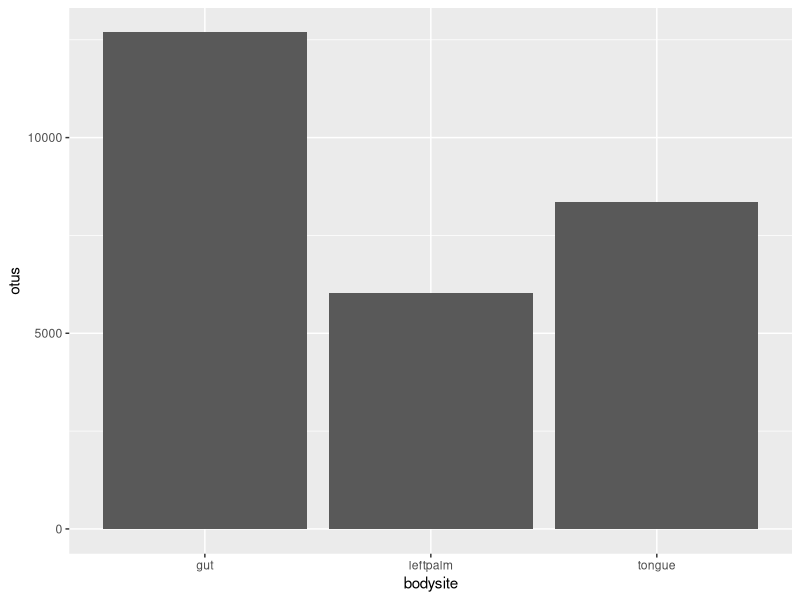
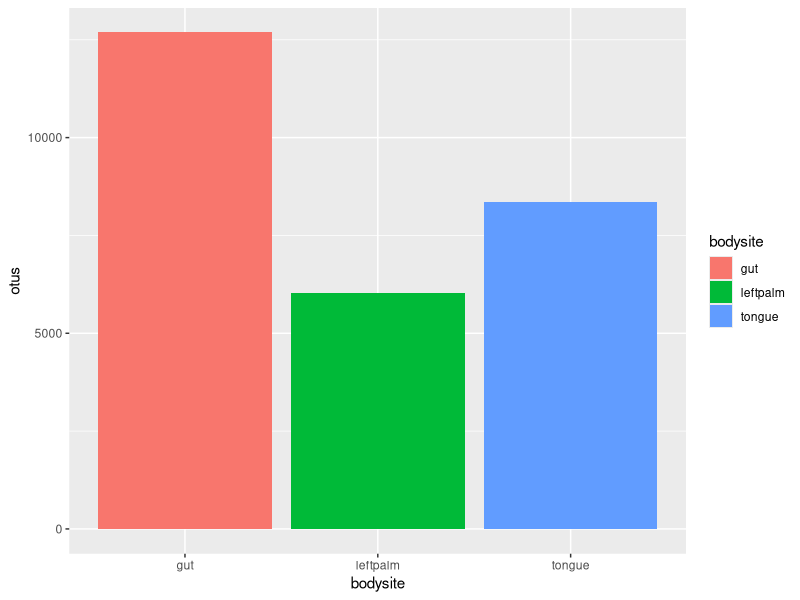
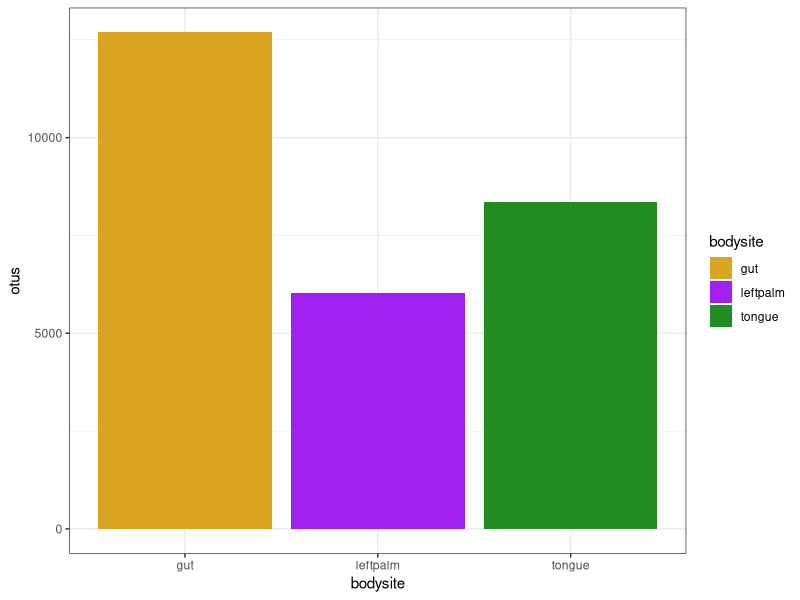
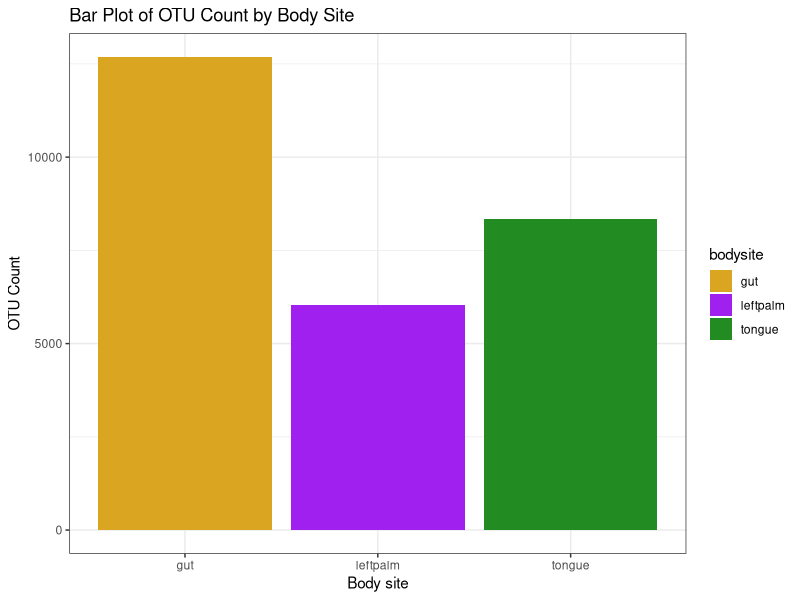
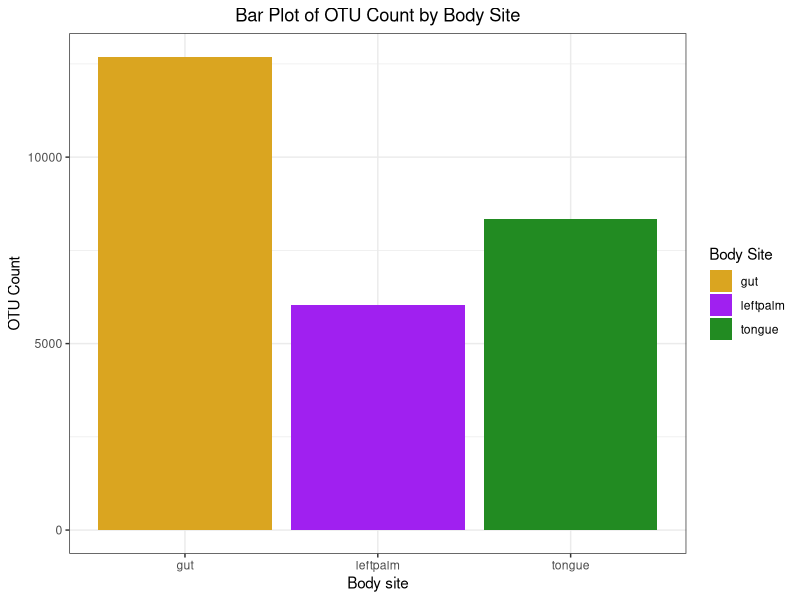
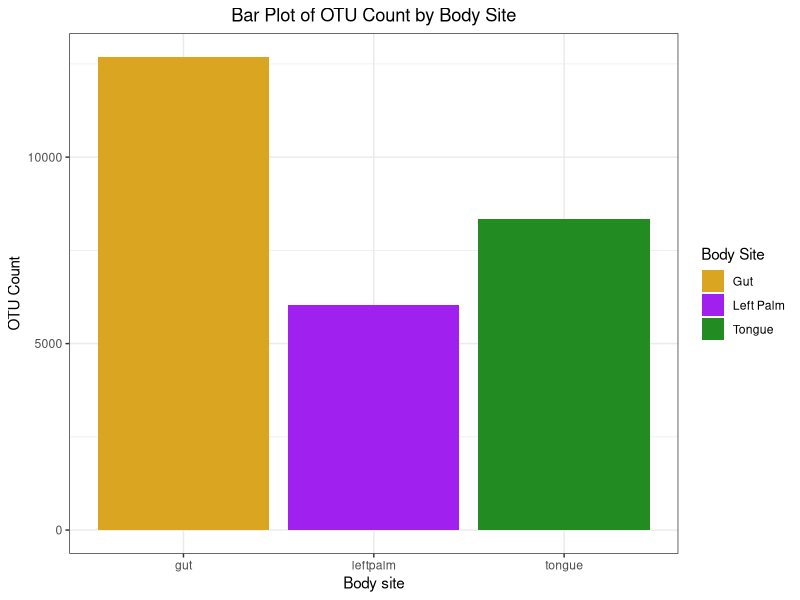
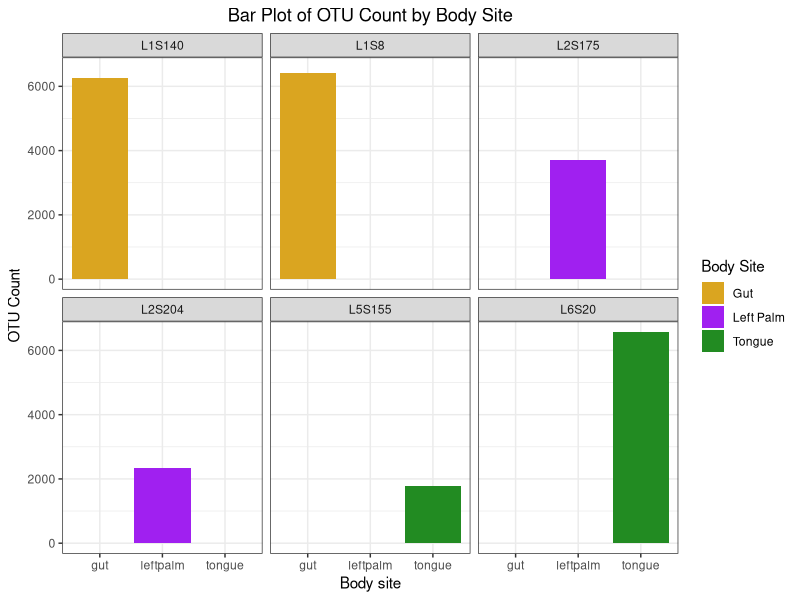
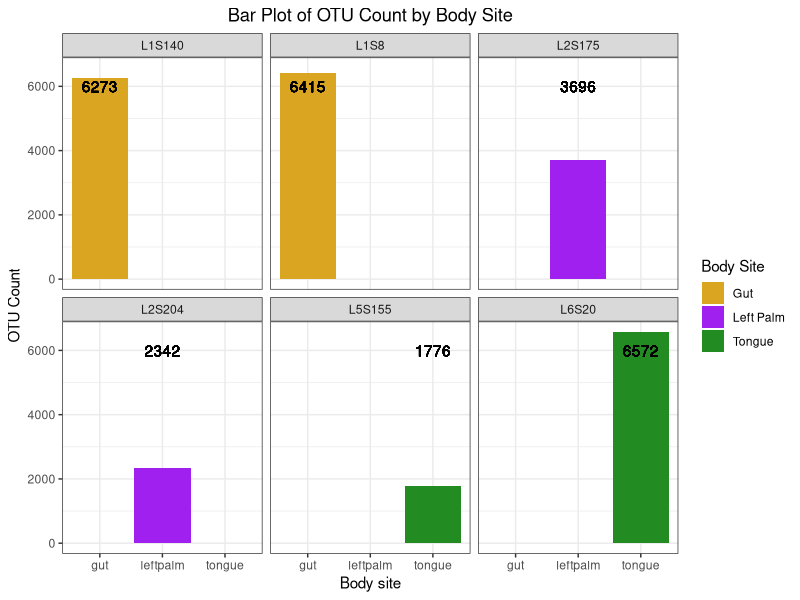

Reproduce these figures in R, in order.
## ---- chunk 1
knitr::opts_chunk$set(echo = TRUE, warning = FALSE, message = FALSE)

library(tidyverse)
## ---- chunk 2
#read in data
samples <- read.csv("../data/viz_cleansamples1.csv")
#check out data structure
str(samples)

## ---- chunk 3
tapply(samples$otus, samples$bodysite, summary)
tapply(samples$otus, samples$bodysite, sum)
tapply(samples$otus, samples$sampleid, sum)
## ---- chunk 4
samples <- samples %>%
    group_by(sampleid) %>%
    mutate(sumtot = sum(otus, na.rm=TRUE))
head(samples)
## ---- chunk 5
#create base bar plot we will add to
ggplot(data=samples, aes(x=bodysite, y=otus)) +
    geom_bar(stat="identity")

#save this base plot as p1, we will add things to p1 (this will save a bit of typing)
p1 <- ggplot(data=samples, aes(x=bodysite, y=otus, fill=bodysite)) +
    geom_bar(stat="identity")
#what does p1 look like? Call the object p1
p1

#add black and white background them & change colors to goldenrod, purple, forestgreen
p1 + theme_bw() +
    scale_fill_manual(values = c("goldenrod", "purple", "forestgreen"))

#change x, y labels and add informative title to plot
p1 + theme_bw() +
    scale_fill_manual(values = c("goldenrod", "purple", "forestgreen")) +
    ylab("OTU Count") + 
    xlab("Body site") +
    ggtitle("Bar Plot of OTU Count by Body Site")

#center plot title and change legend title
p1 + theme_bw() +
    scale_fill_manual(values = c("goldenrod", "purple", "forestgreen")) +
    ylab("OTU Count") + 
    xlab("Body site") +
    ggtitle("Bar Plot of OTU Count by Body Site") +
    theme(plot.title = element_text(hjust = 0.5)) +
    labs(fill = "Body Site")

#Change legend labels to be capitalized, separate "leftpalm" into 2 words
p1 + theme_bw() +
    scale_fill_manual(name = "Body Site",
                        labels = c("Gut", "Left Palm", "Tongue"),
                      values = c("goldenrod", "purple", "forestgreen")) +
    ylab("OTU Count") + 
    xlab("Body site") +
    ggtitle("Bar Plot of OTU Count by Body Site") +
    theme(plot.title = element_text(hjust = 0.5))

#facet by sampleid (create a multi-panel plot)
p1 + theme_bw() +
    scale_fill_manual(name = "Body Site",
                        labels = c("Gut", "Left Palm", "Tongue"),
                      values = c("goldenrod", "purple", "forestgreen")) +
    ylab("OTU Count") + 
    xlab("Body site") +
    ggtitle("Bar Plot of OTU Count by Body Site") +
    theme(plot.title = element_text(hjust = 0.5)) +
    facet_wrap(.~sampleid)


#add text to each panel
p1 + theme_bw() + 
    scale_fill_manual(name = "Body Site",
                        labels = c("Gut", "Left Palm", "Tongue"),
                      values = c("goldenrod", "purple", "forestgreen")) +
    ylab("OTU Count") + 
    xlab("Body site") +
    ggtitle("Bar Plot of OTU Count by Body Site") +
    theme(plot.title = element_text(hjust = 0.5)) +
    geom_text(aes(label=sumtot), y=6000) +
    facet_wrap(.~sampleid) 

#save my visualization
ggsave("myviz.png", path = "../figures/")
